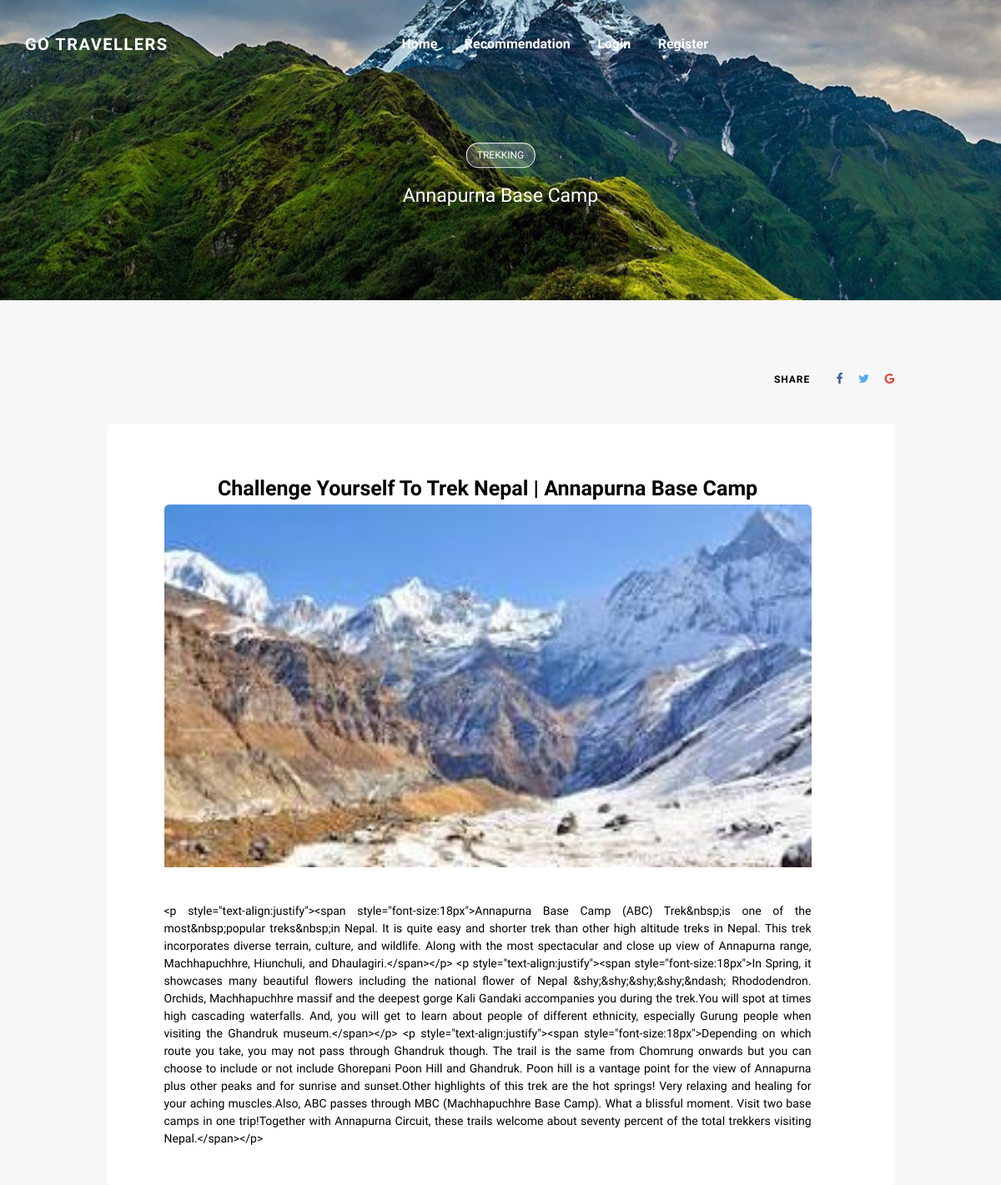
The app's page /post/1/ with its own data.
### blog/models.py (models this page shows, shortened)
class Destination(models.Model):
    title               = models.CharField(max_length=150, blank=False)
    slug                = models.CharField(max_length=100, blank=False)
    image               = models.FileField(upload_to="img", blank=False)
    content             = RichTextUploadingField(blank=False)
    temperature         = models.FloatField(blank=False, default="1")
    difficulty          = models.FloatField(blank=False, default="1")
    security            = models.FloatField(blank=False, default="1")
    trekkingtype_choice = (
        ("Cycling","Cycling"),
        ("Walking", "Walking"),
        ("Biking", "Biking"),
        ("Peak Climbing", "Peak Climbing"),
        ("Others", "Others")
        )
    trekking_type=MultiSelectField(choices=trekkingtype_choice, default="Walking")
    destinationtype_choice = (
        ("Adventure","Adventure"),
        ("Pilgrims", "Pilgrims"),
        ("Waterbody", "Waterbody"),
        ("Himalayas", "Himalayas"),
        ("Nature Seeing", "Nature Seeing"),
        ("Others", "Others")
        )
    destinaton_type= MultiSelectField(choices=destinationtype_choice, default="Adventure")
    accomodationtype_choice = (
        ("Hotel","Hotel"),
        ("Teahouse", "Teahouse"),
        ("Motel", "Motel"),
        ("Tent", "Tent"),
        ("Homestay", "Homestay")
        )
    accomodation_type = MultiSelectField(choices=accomodationtype_choice, default="Hotel")
    latitude          = models.FloatField(blank=False, default="1")
    longitude         = models.FloatField(blank=False, default="1")
    act               = (("publish","Publish"),("draft", "Draft"))
    action            = models.CharField(max_length=50, choices=act, default="draft")

### blog/views.py (the view)
def PostDetails(request, id):
    place = Destination.objects.get(id=id)
    return render(request, 'blog/post.html', {"thispost": place,'title':"GO Travellers | Destination Detail"})

### blog/templates/blog/post.html (shortened to what this page needs)
<!DOCTYPE html>
{% load static %}
<html lang="en">
<head>
<link rel="stylesheet" type="text/css" href="{% static 'styles/bootstrap4/bootstrap.min.css' %}">
<link href="{% static 'plugins/font-awesome-4.7.0/css/font-awesome.min.css' %}" rel="stylesheet" type="text/css">
<link rel="stylesheet" type="text/css" href="{% static 'plugins/OwlCarousel2-2.2.1/owl.carousel.css' %}">
<link rel="stylesheet" type="text/css" href="{% static 'plugins/OwlCarousel2-2.2.1/owl.theme.default.css' %}">
<link rel="stylesheet" type="text/css" href="{% static 'plugins/OwlCarousel2-2.2.1/animate.css' %}">
<link rel="stylesheet" type="text/css" href="{% static 'plugins/jquery.mb.YTPlayer-3.1.12/jquery.mb.YTPlayer.css' %}">
<link rel="stylesheet" type="text/css" href="{% static 'styles/post.css' %}">
<link rel="stylesheet" type="text/css" href="{% static 'styles/post_responsive.css' %}">
</head>
<body>
<div class="super_container">
	{% include 'blog/header.html' %}
	<div class="home">
		<div class="home_background parallax-window" data-parallax="scroll" data-image-src="{% static 'images/kk.jpg' %}" data-speed="0.8"></div>
		<div class="home_content">
			<div class="post_category trans_200"><a href="#" class="trans_200" style="border: 1px solid white; border-radius: 14px;">Trekking</a></div>
			<div class="post_title">{{thispost.title}}</div>
		</div>
	</div>
	<div class="page_content">
		<div class="container">
			<div class="row row-lg-eq-height">
				<div class="col-lg-1">
				</div>
				<div class="col-lg-10">
					<div class="post_content">
						<div class="post_panel post_panel_top d-flex flex-row align-items-center justify-content-start">
							<div class="post_share ml-sm-auto">
								<span style="color: black;">share</span>
								<ul class="post_share_list">
									<li class="post_share_item"><a href="#"><i class="fa fa-facebook" aria-hidden="true"></i></a></li>
									<li class="post_share_item"><a href="#"><i class="fa fa-twitter" aria-hidden="true"></i></a></li>
									<li class="post_share_item"><a href="#"><i class="fa fa-google" aria-hidden="true"></i></a></li>
								</ul>
							</div>
						</div>
						<div class="post_body" style="color:black; text-align:justify">
						<center><b style="font-size: 25px;">{{thispost.slug}} | {{thispost.title}}<br></b>
							<img class="card-img-top" src="/media/img/{{ thispost.image }}" alt="">
						</center><br><br>
							{{thispost.content}}
						</div>
					</div>
</body>
</html>

### blog/static/styles/post.css (style rules this page uses)
* { margin: 0; padding: 0; -webkit-font-smoothing: antialiased; -webkit-text-shadow: rgba(0,0,0,.01) 0 0 1px; text-shadow: rgba(0,0,0,.01) 0 0 1px; }
body { font-family: 'Work Sans', sans-serif; font-size: 14px; font-weight: 400; background: #f7f7f7; color: #a5a5a5; }
div { display: block; position: relative; -webkit-box-sizing: border-box; -moz-box-sizing: border-box; box-sizing: border-box; }
ul { list-style: none; margin-bottom: 0px; }
a, a:hover, a:visited, a:active, a:link { text-decoration: none; -webkit-font-smoothing: antialiased; -webkit-text-shadow: rgba(0,0,0,.01) 0 0 1px; text-shadow: rgba(0,0,0,.01) 0 0 1px; }
.trans_200 { -webkit-transition: all 200ms ease; -moz-transition: all 200ms ease; -ms-transition: all 200ms ease; -o-transition: all 200ms ease; transition: all 200ms ease; }
.super_container { width: 100%; overflow: hidden; }
.parallax-window { min-height: 400px; background: transparent; }
.home { width: 100%; height: 360px; }
.home_background { position: absolute; top: 0; left: 0; width: 100%; height: 100%; }
.home_content { position: absolute; top: 59%; left: 50%; -webkit-transform: translate(-50%, -50%); -moz-transform: translate(-50%, -50%); -ms-transform: translate(-50%, -50%); -o-transform: translate(-50%, -50%); transform: translate(-50%, -50%); max-width: 440px; text-align: center; }
.post_category { margin: 0 auto; }
.post_category { width: 83px; height: 28px; background: rgba(255,255,255,0.2); border-radius: 14px; text-align: center; }
.post_category a { display: block; line-height: 28px; font-family: 'Ubuntu', sans-serif; font-size: 12px; color: rgba(255,255,255,1); text-transform: uppercase; }
.post_title { font-size: 23px; color: #FFFFFF; font-weight: 500; margin-top: 19px; }
.page_content { background: #f7f7f7; }
.post_panel { height: 108px; z-index: 10; margin-top: 40px; }
.post_share span { font-family: 'Ubuntu', sans-serif; font-size: 12px; text-transform: uppercase; color: rgba(0,0,0,0.2); letter-spacing: 0.075em; font-weight: 700; margin-right: 28px; }
.post_share_list { display: inline-block; }
.post_share_item { display: inline-block; }
.post_share_item:not(:last-child) { margin-right: 15px; }
.post_share_item a i { font-size: 14px; -webkit-transition: all 200ms ease; -moz-transition: all 200ms ease; -ms-transition: all 200ms ease; -o-transition: all 200ms ease; transition: all 200ms ease; }
.fa-facebook { color: #3b5999; }
.fa-twitter { color: #55acee; }
.fa-google { color: #dd4b39; }
.post_body { padding-left: 69px; padding-top: 59px; padding-right: 100px; padding-bottom: 45px; background: #FFFFFF; border-radius: 6px; }
.card-img-top { border-top-left-radius: 6px; border-top-right-radius: 6px; }

### records on screen
Destination: title "Annapurna Base Camp", slug "Challenge Yourself To Trek Nepal", image (picture), content "<p style=\"text-align:justify\"><span style=\"font-size:18px\">Annapurna Base Camp (ABC) Trek&nbsp;is one of the most&nbsp;popular treks&nbsp;in Nepal. It is quite easy and shorter trek than other high altitude treks in Nepal. This trek incorporates diverse terrain, culture, and wildlife. Along with the most spectacular and close up view of Annapurna range, Machhapuchhre, Hiunchuli, and Dhaulagiri.</span></p> <p style=\"text-align:justify\"><span style=\"font-size:18px\">In Spring, it showcases many beautiful flowers including the national flower of Nepal &shy;&shy;&shy;&shy;&ndash; Rhododendron. Orchids, Machhapuchhre massif and the deepest gorge Kali Gandaki accompanies you during the trek.You…"
